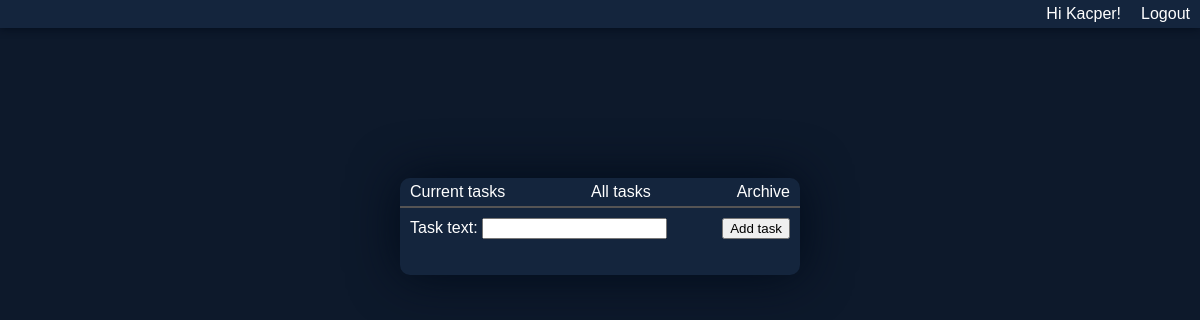
The app's page / (signed in), older data.
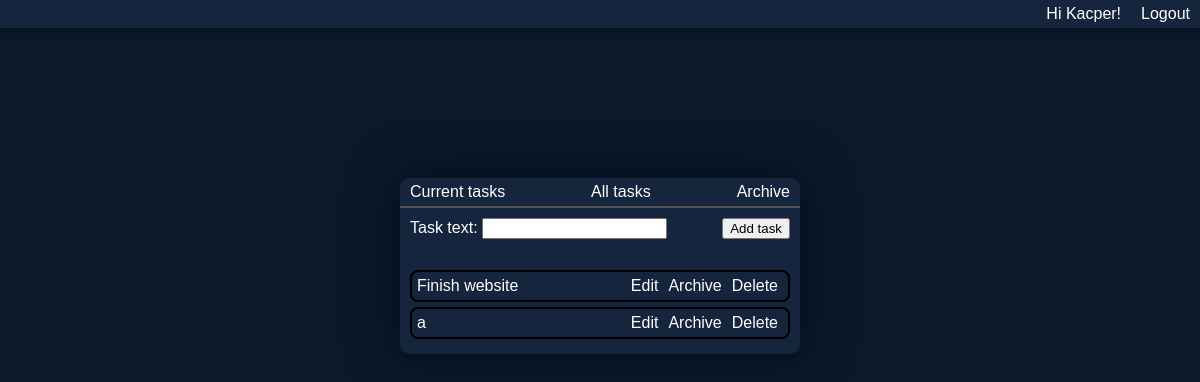
The same page, newer data.
### todo/models.py (models this page shows, shortened)
class Task(models.Model):
    task_text = models.CharField(max_length=200)
    is_done = models.BooleanField(default=False)
    due_to = models.DateField(blank=True, null=True)
    created_at = models.DateField(auto_now_add=True)
    is_archived = models.BooleanField(default=False)
    user = models.ForeignKey(User, null=True, blank=True, related_name='tasks', on_delete=models.CASCADE)

### todo/views.py (the view)
# urls.py: path('', views.TasksView.as_view(), name='starting-page'),
class TasksView(View, GeneralTasksView):
    def get(self, request):
        if request.user.is_authenticated:
            tasks = Task.objects.filter(Q(is_archived=False) & Q(is_done=False) & Q(user=request.user))
            form = AddTaskForm()
            context = {
                'tasks': tasks,
                'form': form,
            }
            return render(request, 'todo/index.html', context)
        else:
            return redirect('login-required-page')

### todo/forms.py
class AddTaskForm(forms.ModelForm):
    class Meta:
        model = Task
        fields = ['task_text']

### todo/templates/todo/index.html (shortened to what this page needs)
{% extends 'base.html' %}
{% load static %}
{% block css_files%}
    <link rel="stylesheet" href="{% static "todo/index.css" %}">
{% endblock %}
{% block content %}
    <div class="main-box">
        <nav class="navigation-bar">
            <a href="{% url "starting-page" %}">Current tasks</a>
            <a href="{% url "all-tasks-page" %}">All tasks</a>
            <a href="{% url "archived-tasks-page" %}">Archive</a>
        </nav>
        <form method="POST">
            <div class="form-data-enter">
            {{ form }}
            </div>
            <div class="data-submit">
                <button>Add task</button>
            </div>
        </form>
        <ul>
        {% for task in tasks%}
            <li>
                <a class="{% if task.is_done %} strikethrough {% endif %}" href="{% url "complete-task-page" task.id %}">{{ task.task_text }}</a>
                <div class="task-buttons">
                    <a href="{% url "task-detail-page" task.id %}">Edit</a>
                    <a href="{% url "move-to-archive-page" task.id%}">Archive</a>
                    <a href="{% url "remove-task-page" task.id %}">Delete</a>
                </div>
            </li>
        {% endfor %}
        </ul>
    </div>
{% endblock %}

Row changes from the older to the newer data that the page shows:
now on this page (row edited): Task: task_text "Finish website"
added Task: task_text "a"
